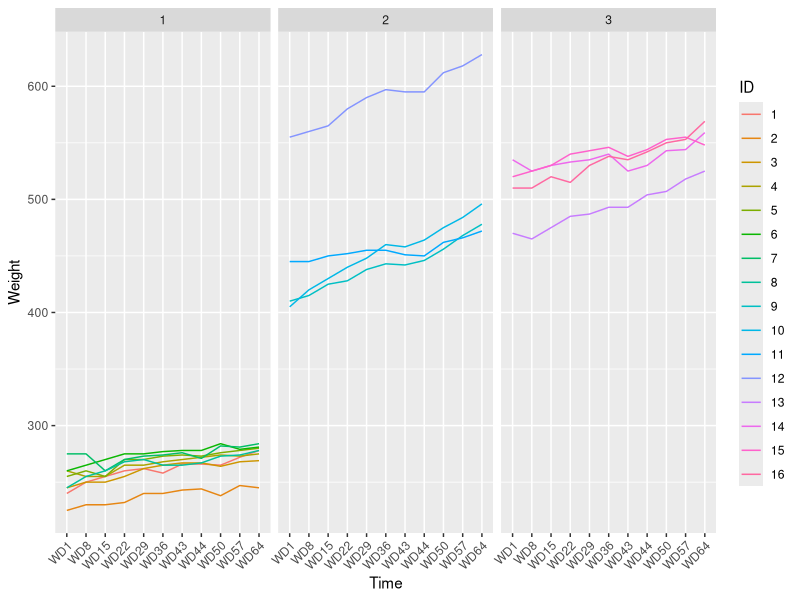
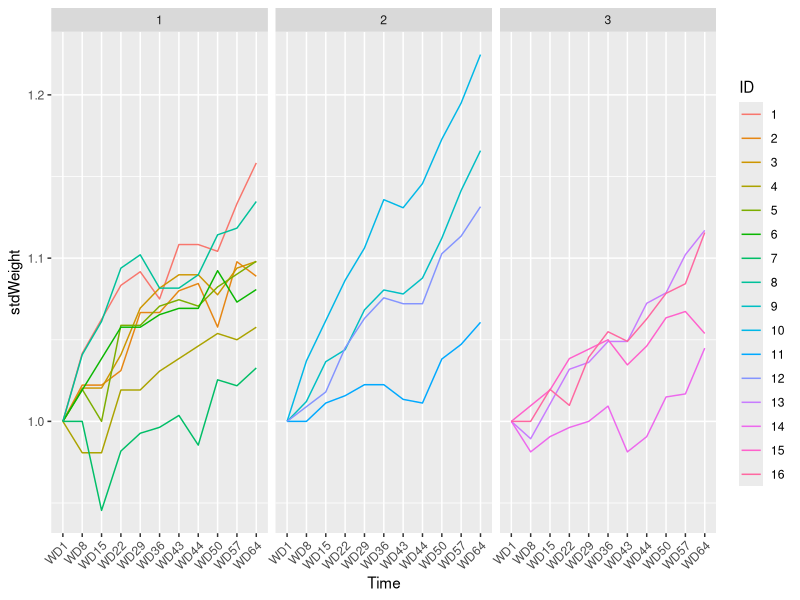
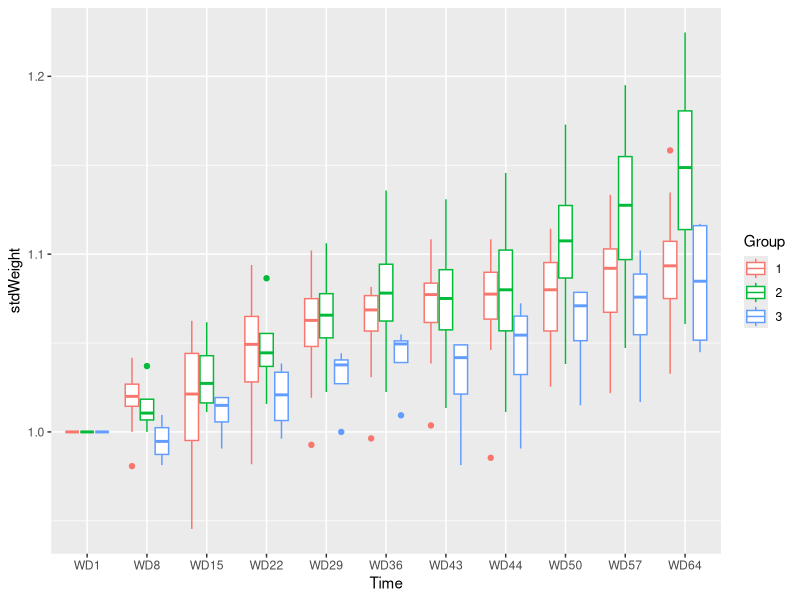
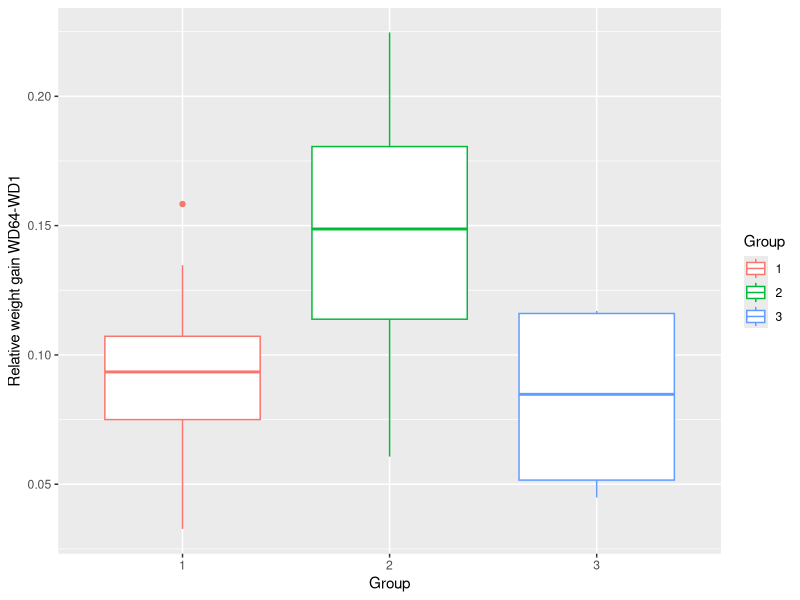
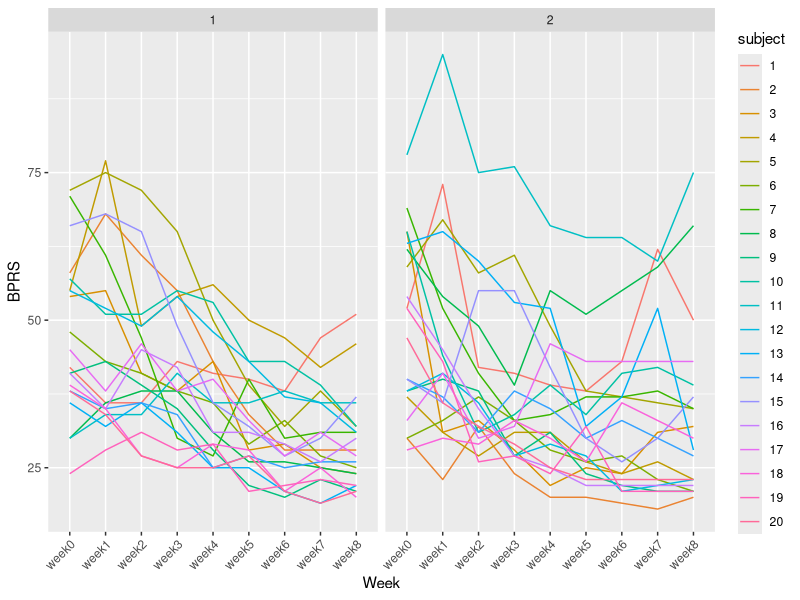

Recreate these plots in R, in order.
## ---- chunk 1
# Data load
  library(magrittr)
  library(tidyverse)

## ---- chunk 2
  # load the data
  rats = read_csv('data/rats_long.csv')
  str(rats)
## ---- chunk 3
rats %<>% mutate(across(c(ID,Group,Time),as_factor))

# Double check that the Time variable is increasing in the levels
rats$Time
## ---- chunk 4
rats %>% ggplot() +
  aes(x = Time, y = Weight, color = ID, group = ID) + geom_line() +
  facet_wrap(~Group) +
  theme(axis.text.x = element_text(angle = 45, hjust = 1, vjust = 1))
## ---- chunk 5
rats %<>% group_by(ID) %>% 
  mutate(weightRef = Weight[1], stdWeight = Weight/weightRef) %>% 
  dplyr::select(-weightRef)
  
rats %>% ggplot() +
  aes(x = Time, y = stdWeight, color = ID, group = ID) + geom_line() +
  facet_wrap(~Group) +
  theme(axis.text.x = element_text(angle = 45, hjust = 1, vjust = 1))
## ---- chunk 6
  rats %>% ggplot() + 
    aes(x = Time, y = stdWeight, color = Group) + geom_boxplot()
## ---- chunk 7
  rats_summ = rats %>% mutate(diffWeight = stdWeight[Time == "WD64"] - stdWeight[Time == "WD1"]) %>% 
  summarize(Group = unique(Group), diffWeight = mean(diffWeight))
  rats_summ %>% ggplot() + aes(x = Group, color = Group, y = diffWeight) + geom_boxplot() + 
  ylab("Relative weight gain WD64-WD1")
## ---- chunk 8
rats_summ %>% filter(Group == 1, diffWeight>0.15)
## ---- chunk 9
library(rstatix)

rats_summ %>% pairwise_t_test(
    diffWeight ~ Group, paired = FALSE,
    p.adjust.method = "fdr"
  )
## ---- chunk 10
fit = rats %>% summarize(Group = unique(Group), baseline = stdWeight[1], weightGain = stdWeight[Time == "WD64"]) %>% 
  {lm(weightGain ~ baseline + Group, data = .)}

anova(fit)
## ---- chunk 11
bprs = read_csv('data/bprs_long.csv')
str(bprs)
## ---- chunk 12
bprs %<>% mutate(across(c(subject,treatment,Week),as_factor))

# Double check that the Week variable is increasing in the levels
levels(bprs$Week)
## ---- chunk 13
  bprs %>% ggplot() + 
    aes(x = Week, y = BPRS, color = subject, group = subject) +
    geom_line() +
    facet_wrap(~treatment) +
    theme(axis.text.x = element_text(angle = 45, hjust = 1, vjust = 1))
## ---- chunk 14
  bprs_reg = lm(BPRS ~ Week + treatment, data = bprs)
  summary(bprs_reg)
## ---- chunk 15
  library(lme4)
  bprs_ref <- lmer(BPRS ~ Week + treatment + (1 | subject), data = bprs, REML = FALSE)
  summary(bprs_ref)
## ---- chunk 16
  bprs_refslope <- lmer(BPRS ~ Week + treatment + (Week | subject), data = bprs, REML = FALSE)
  summary(bprs_refslope)
  
  anova(bprs_ref,bprs_refslope)
## ---- chunk 17
  bprs_refslopeinteract <- lmer(BPRS ~ Week * treatment + (Week | subject), data = bprs, REML = FALSE)
  summary(bprs_refslopeinteract)
  
  anova(bprs_refslope,bprs_refslopeinteract)
